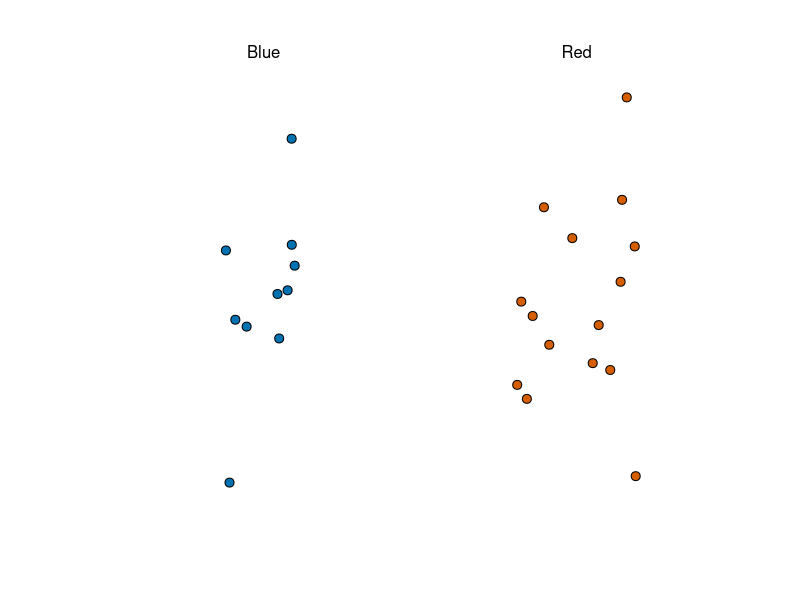
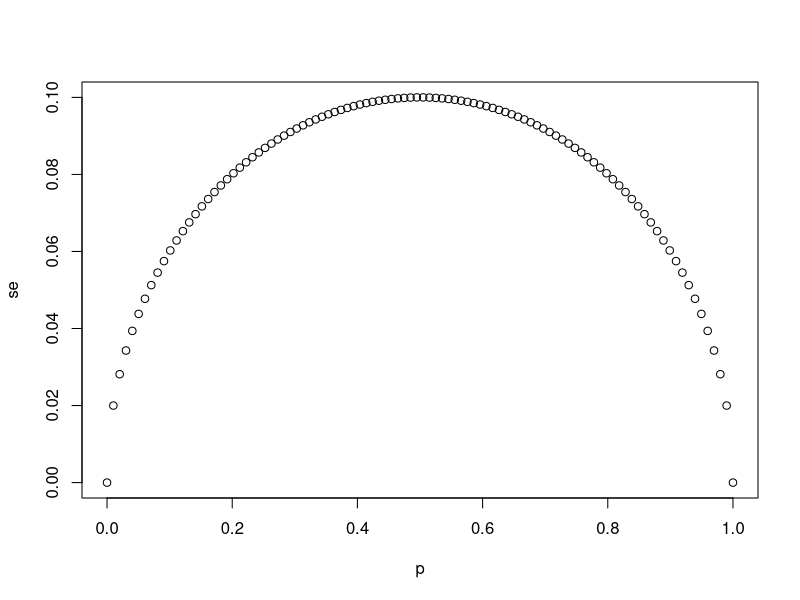
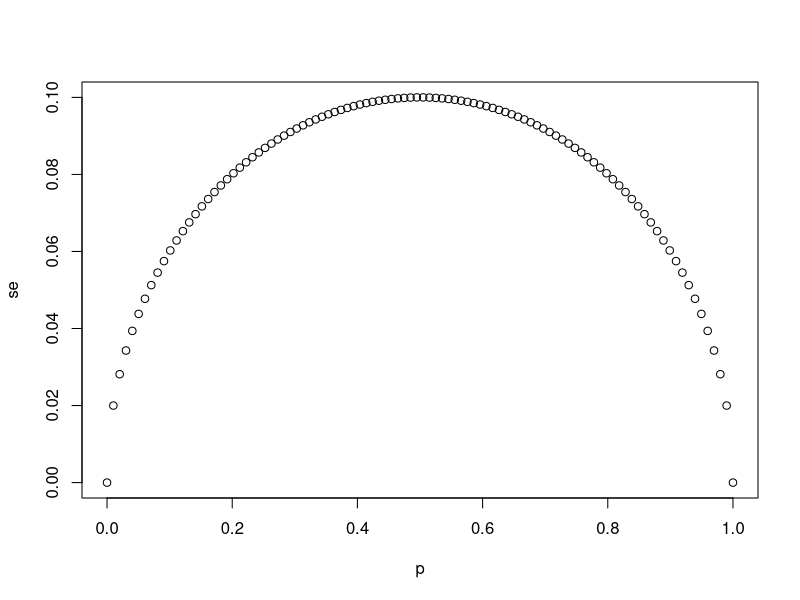
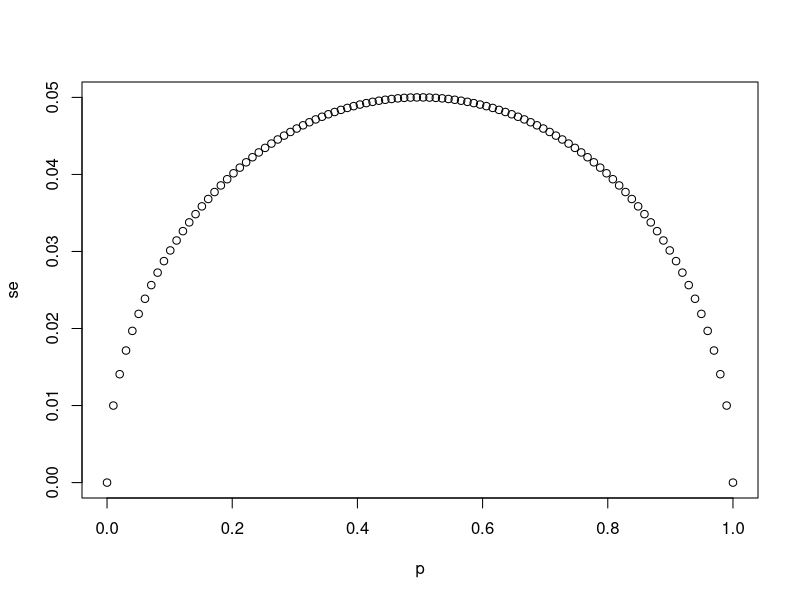
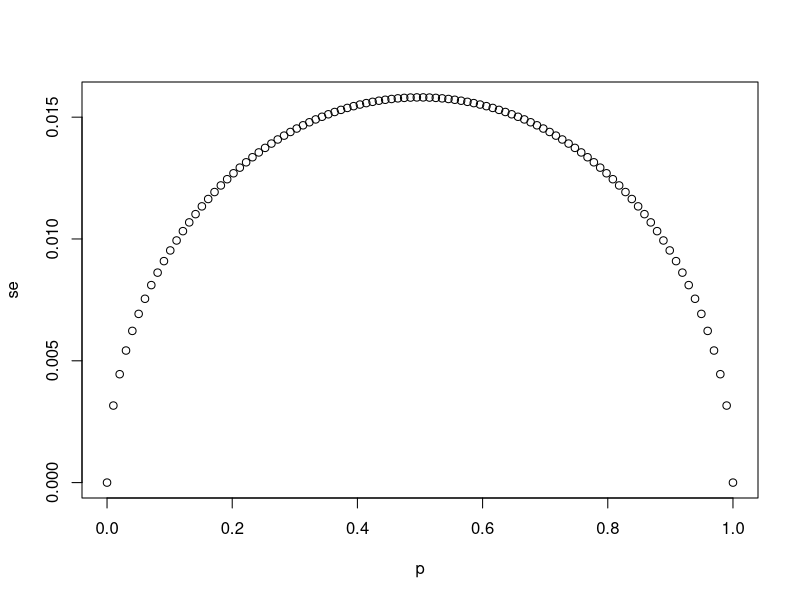
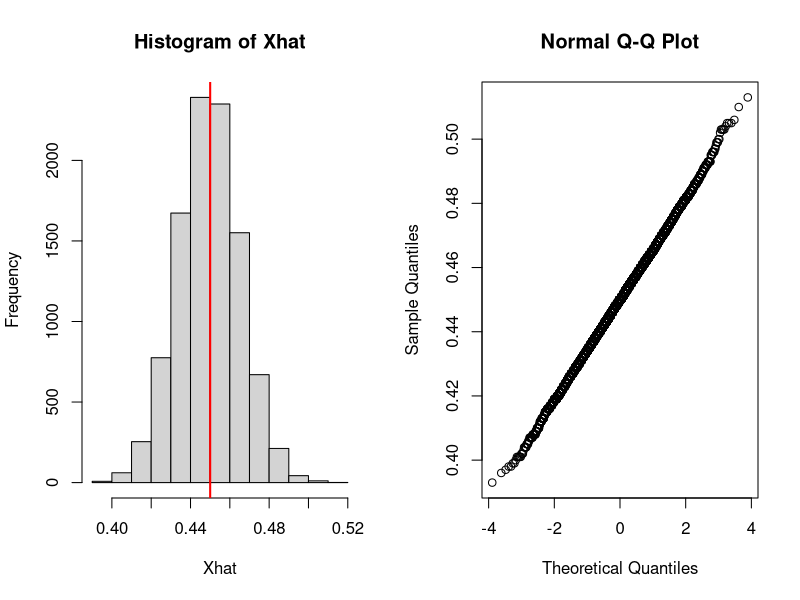

Generate these figures, in order, with R:
## ---- chunk 1
knitr::opts_chunk$set(echo = TRUE)
## ---- chunk 2
library(tidyverse)
library(dslabs)
ds_theme_set()
take_poll(25)

# proportion of blue balls <- p
# proportion of red <- 1 - p
# estimate of spread <- 2p - 1

## ---- chunk 3

# `N` represents the number of people polled
N <- 25

# Create a variable `p` that contains 100 proportions ranging from 0 to 1 using the `seq` function
p <- seq(0, 1, length.out = 100)

# Create a variable `se` that contains the standard error of each sample average
se <- sqrt(p*(1-p)/N)

# Plot `p` on the x-axis and `se` on the y-axis
plot(p,se)

# The vector `p` contains 100 proportions of Democrats ranging from 0 to 1 using the `seq` function
p <- seq(0, 1, length = 100)

# The vector `sample_sizes` contains the three sample sizes
sample_sizes <- c(25, 100, 1000)

# Write a for-loop that calculates the standard error `se` for every value of `p` for each of the three samples sizes `N` in the vector `sample_sizes`. Plot the three graphs, using the `ylim` argument to standardize the y-axis across all three plots.

for (N in sample_sizes) {
  se <- sqrt(p*(1-p)/N)
  plot(p, se)
}

## ---- chunk 4

# `N` represents the number of people polled
N <- 25

# `p` represents the proportion of Democratic voters
p <- 0.45

# Calculate the standard error of the spread. Print this value to the console.

se <- 2*sqrt(p*(1-p)/N)
se

## ---- chunk 5
X_hat <- 0.48 # calculated from example with 12 blue, 13 red balls 
se <- sqrt(X_hat*(1-X_hat)/25)
se # ~ 0.01, one percentage point away

pnorm(0.01/se) - pnorm(-0.01/se) 
# about 8%, means there's a v small chance we'll actually be this close to p
# use CLT to determine which sample sizes will be better
## ---- chunk 6
# prob of the std normal(0,1) being within 2 values from 0
pnorm(2)-pnorm(-2) # ~ 95% that x.bar will be within two stderrs = moe
## ---- chunk 7
# B <- 10000
# N <- 1000
# Xhat <- replicate(B, {
#   X <- sample(c(0,1), size=N, replace=TRUE, prob=c(1-p, p))
#   mean(X)
# })
## ---- chunk 8
p <- 0.45
N <- 1000

X <- sample(c(0,1), size=N, replace=TRUE, prob=c(1-p, p))
Xhat <- mean(X)

B <- 10000
Xhat <- replicate(B, {
  X <- sample(c(0,1), size=N, replace=TRUE, prob=c(1-p, p))
  mean(X)
})

mean(Xhat) # expected : 0.45
sd(Xhat) # expected : 0.15

par(mfrow=c(1,2))
hist(Xhat)
abline(v=0.45, col="red", lwd=2)
qqnorm(Xhat)
## ---- chunk 9
# Write a function called `take_sample` that takes `p` and `N` as arguements and returns the average value of a randomly sampled population.

take_sample <- function(p,N) {
  #sample N elements from a vector of options where Democrats are assigned the value '1' and     #Republicans are assigned the value '0'.
  samp <- sample(c(0,1), N, replace=TRUE,prob=c(1-p, p))
  mean(samp)
}


# Use the `set.seed` function to make sure your answer matches the expected result after random sampling
set.seed(1)

# Define `p` as the proportion of Democrats in the population being polled
p <- 0.45

# Define `N` as the number of people polled
N <- 100

# Call the `take_sample` function to determine the sample average of `N` randomly selected people from a population containing a proportion of Democrats equal to `p`. Print this value to the console.
take_sample(p,N)
